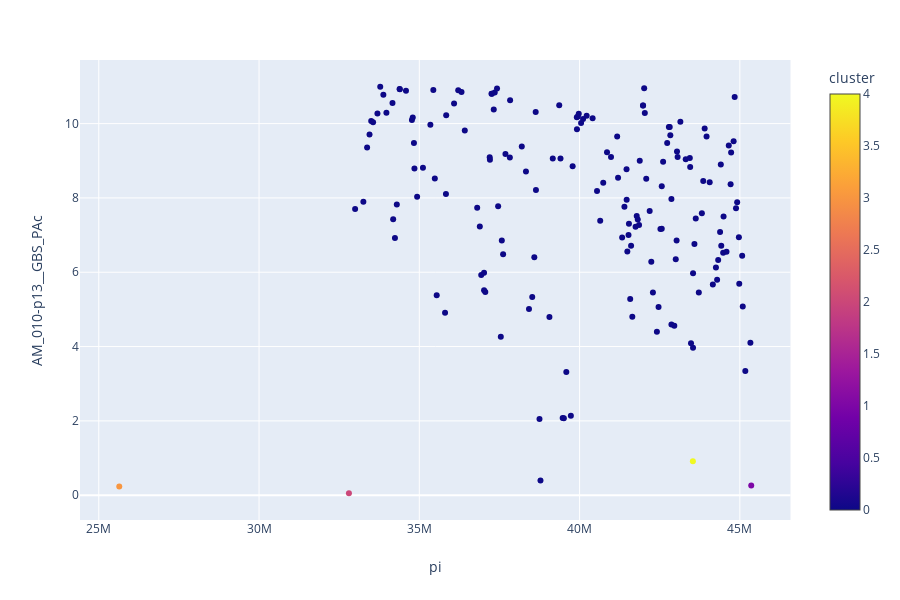

The cell this chart's notebook holds for it:
### Code cell
sdf.insert(loc=0, column='cluster', value=clustering.labels_)
fig = px.scatter(sdf, x="pi", y="AM_010-p13__GBS_PAc", color='cluster')
fig.show()

### Figure 1 — Plotly figure (JSON) as saved in the notebook; plotly's stock layout.template omitted (floating-point values rounded to 4 significant figures; data arrays with more than 128 entries replaced by an {"elided": "..."} marker saying what was removed)
{"data": [{"hoverlabel": {"namelength": 0}, "hovertemplate": "pi=%{x}<br>AM_010-p13__GBS_PAc=%{y}<br>cluster=%{marker.color}", "legendgroup": "", "marker": {"color": {"elided": "169 int values"}, "coloraxis": "coloraxis", "symbol": "circle"}, "mode": "markers", "name": "", "showlegend": false, "type": "scatter", "x": {"elided": "169 int values"}, "xaxis": "x", "y": {"elided": "169 float values"}, "yaxis": "y"}], "layout": {"coloraxis": {"colorbar": {"title": {"text": "cluster"}}, "colorscale": [[0, "#0d0887"], [0.1111, "#46039f"], [0.2222, "#7201a8"], [0.3333, "#9c179e"], [0.4444, "#bd3786"], [0.5556, "#d8576b"], [0.6667, "#ed7953"], [0.7778, "#fb9f3a"], [0.8889, "#fdca26"], [1, "#f0f921"]]}, "height": 600, "legend": {"tracegroupgap": 0}, "margin": {"t": 60}, "xaxis": {"anchor": "y", "domain": [0, 0.98], "title": {"text": "pi"}}, "yaxis": {"anchor": "x", "domain": [0, 1], "title": {"text": "AM_010-p13__GBS_PAc"}}}}
